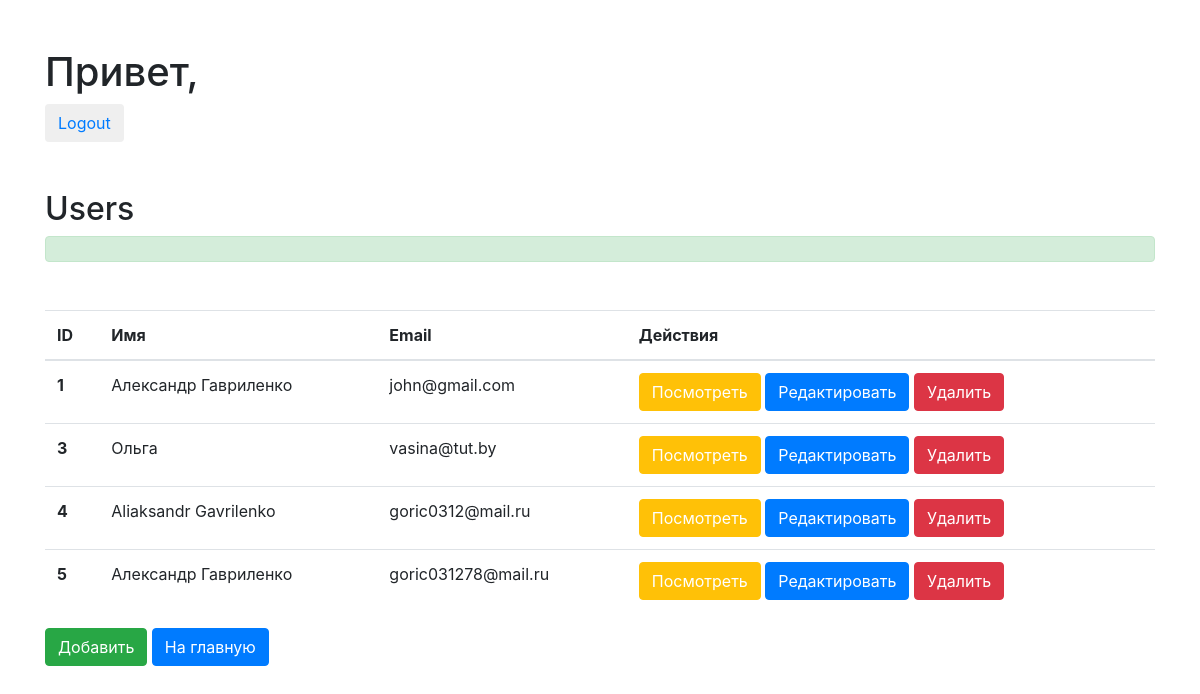
Before: /project/admin/usersAll.php with the older database file.
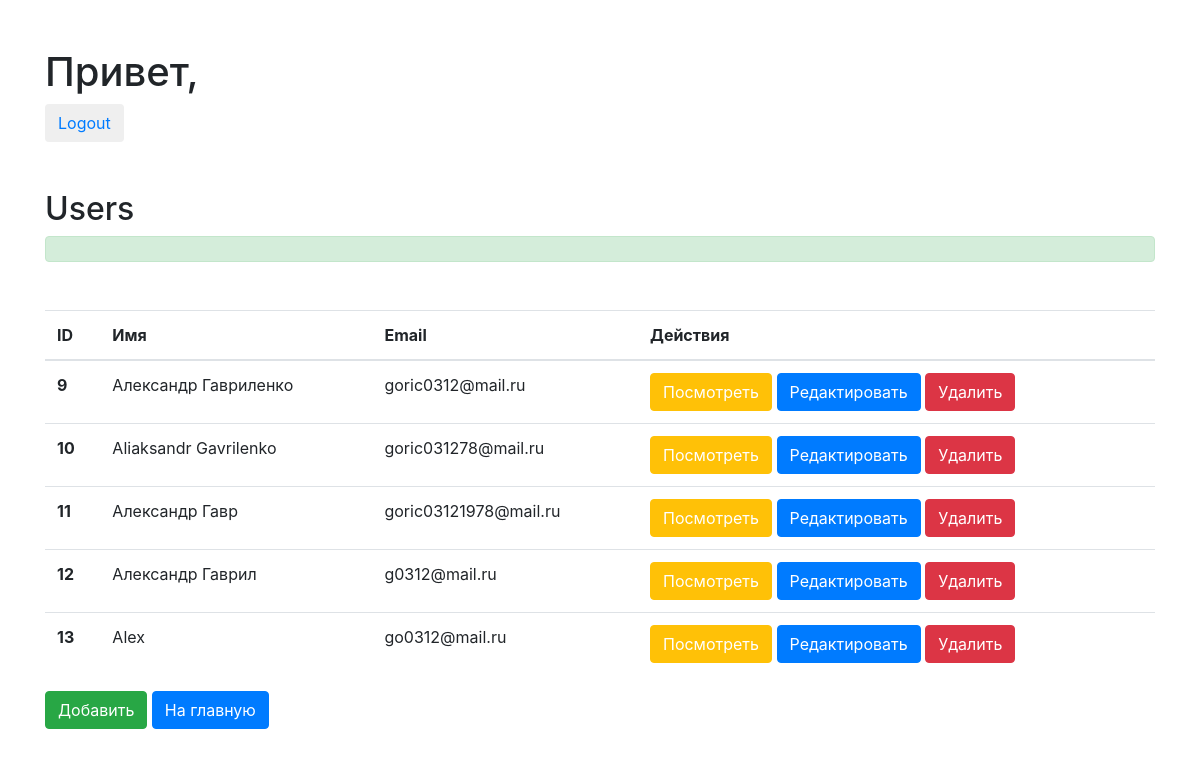
After: the same page with the newer database file.
### tables this page shows
CREATE TABLE IF NOT EXISTS `users` (
  `id` int(11) NOT NULL AUTO_INCREMENT,
  `name` varchar(50) NOT NULL,
  `email` varchar(50) NOT NULL,
  `date` timestamp NOT NULL,
  `group_id` int(11) NOT NULL DEFAULT '1',
  `password` varchar(60) DEFAULT NULL,
  PRIMARY KEY (`id`)
);

### project/classes/Config.php (called while the page is built)
<?php
class Config{
  public static function get($path = null){
    if($path){
      $config = $GLOBALS['config'];
      $path = explode('.', $path);
      foreach($path as $item){
        if(isset($config[$item])){
          $config = $config[$item];
        }
      }
      return $config;
    }
    return false;
  }
}

### project/classes/Database.php (called while the page is built, shortened)
<?php
class Database{
  private static $instance = null;
  private $pdo, $query, $error = false, $results, $count;
  private function __construct(){
    try {
      $this->pdo = new PDO
      (
        "mysql:host=".Config::get('mysql.host').
        ";dbname=".Config::get('mysql.dbname').
        ";charset=utf8",
        Config::get('mysql.username'),
        Config::get('mysql.password')
      );
    } catch (PDOException $exception) {
      die($exception->getMessage());
    }
  }
  public static function getInstance(){
    if(!isset(self::$instance)){
      self::$instance = new Database;
    }
    return self::$instance;
  }
  public function error()
  {
    return $this->error;
  }
  public function results(){
    return $this->results;
  }
  function query($sql, $params = []){
    $this->error = false;
    $this->query = $this->pdo->prepare($sql);
    if(!$this->query->execute()){
      $this->error = true;
    }else{
      $this->results = $this->query->fetchAll(PDO::FETCH_OBJ);
    }
    return $this;
  }
  public function action($action, $table, $where = []){
    if(count($where) === 3){
      $operators = ['=', '<', '>', '>=', '<='];
      $field = $where[0];
      $operator = $where[1];
      $value = $where[2];
      if(in_array($operator, $operators)){
        $sql = "{$action} FROM {$table} WHERE {$field} {$operator} ?";
        if(!$this->query($sql, [$value])->error()){
          return $this;
        }
      }
    }elseif (count($where) === 0) {
      $sql = "{$action} FROM {$table}";
      if(!$this->query($sql)->error()){
        return $this;
      }
    }
    return false;
  }
  public function get($table, $where = []){
    return $this->action('SELECT *', $table, $where);
  }
}

### project/classes/User.php (called while the page is built, shortened)
<?php
class User {
  private $db, $data, $session_name, $isLoggedIn, $cookieName;
  public function __construct($user = null){
    $this->db = Database::getInstance();
    $this->session_name = Config::get('session.user_session');
  }
  public function get($table){
    return $this->db->get($table)->results();
  }
}

### project/classes/Session.php (called while the page is built, shortened)
<?php
class Session {
  public static function exists($name){
    return (isset($_SESSION[$name])) ? true : false;
  }
}

### project/admin/usersAll.php (the view, shortened to what this page needs)
<?php
$user = new User;
$users = $user->get('users');
?>
<!doctype html>
<html lang="en">
  <head>
    <link rel="stylesheet" href="https://stackpath.bootstrapcdn.com/bootstrap/4.1.3/css/bootstrap.min.css">
  </head>
  <body>
    <div class="container">
      <h1 class="mt-5">Привет, <?= $user->data()->name; ?></h1>
      <button class="btn btn-defaul"><a href='../logout.php'>Logout</a></button>
      <h2 class="mt-5">Users</h2>
      <div class="alert alert-success" role="alert">
      </div>
      <table class="table mt-5">
        <thead>
            <tr>
              <th scope="col">ID</th>
              <th scope="col">Имя</th>
              <th scope="col">Email</th>
              <th scope="col">Действия</th>
            </tr>
        </thead>
        <tbody>
          <?php foreach ($users as $user): ?>
            <tr>
              <th scope="row"><?= $user->id; ?></th>
              <td><?= $user->name; ?></td>
              <td><?= $user->email; ?></td>
              <td>
                <button class="btn btn-warning">
                  <a href="user.php?id=<?= $user->id; ?>" class="text-white">
                    Посмотреть
                  </a>
                </button>
                <button class="btn btn-primary">
                  <a href="edit.php?id=<?= $user->id; ?>" class="text-white">
                    Редактировать
                  </a>
                </button>
                <button class="btn btn-danger">
                  <a href="delete.php?id=<?= $user->id; ?>" class="text-white">
                    Удалить
                  </a>
                </button>
              </td>
            </tr>
          <?php endforeach; ?>
        </tbody>
      </table>
      <button class="btn btn-success"><a href="insert.php" class="text-white">Добавить</a></button>
      <button class="btn btn-primary"><a href="/project" class="text-white">На главную</a></button>
  </body>
</html>

Changed rows visible on the page:
removed users: id "1", name "Александр Гавриленко", email "john@gmail.com"
removed users: id "3", name "Ольга", email "vasina@tut.by"
removed users: id "4", name "Aliaksandr Gavrilenko", email "goric0312@mail.ru"
removed users: id "5", name "Александр Гавриленко", email "goric031278@mail.ru"
added users: id "9", name "Александр Гавриленко", email "goric0312@mail.ru"
added users: id "10", name "Aliaksandr Gavrilenko", email "goric031278@mail.ru"
added users: id "11", name "Александр Гавр", email "goric03121978@mail.ru"
added users: id "12", name "Александр Гаврил", email "g0312@mail.ru"
added users: id "13", name "Alex", email "go0312@mail.ru"
